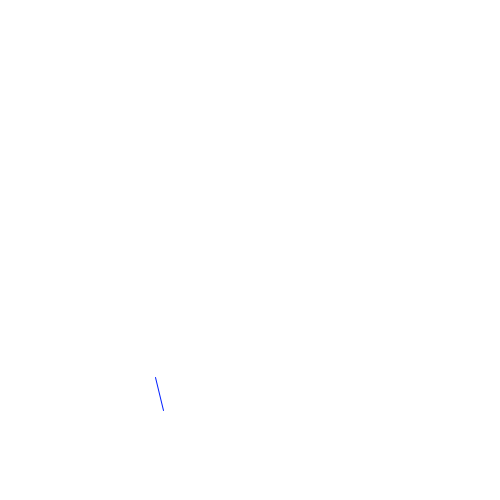
Frame 1 (no input)
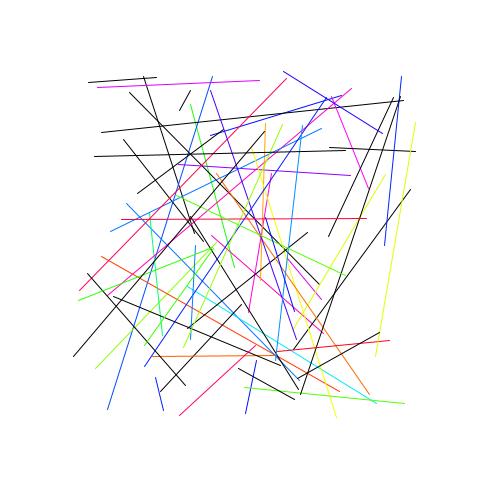
Frame 60 (the mouse pressed at the canvas centre just before this capture)
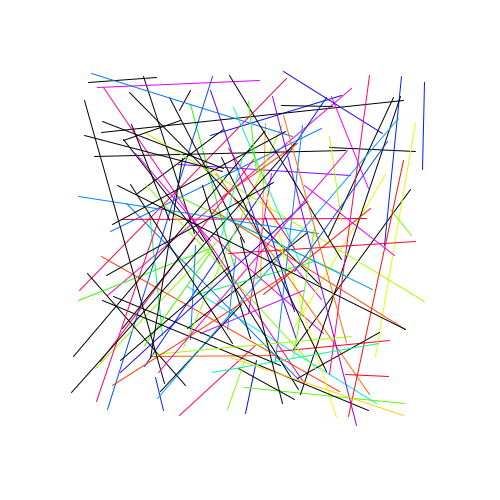
Frame 120 (the mouse held since frame 60 and released just before this capture)

The Processing sketch that drew these frames (run headless with seeded random() and noise(); from frame 60 on, the mouse is pressed at the canvas centre):

// Processing sketch: modulo_condicional
// ── modulo_condicional.pde
void setup () {
  size(500, 500);
  smooth();
  colorMode(HSB);
  background(255);
  //frameRate(1);
}

void draw() { 
  if (frameCount % 3 == 0) {
    stroke(0);
  } else {
    stroke(random(255), 255, 255);
  }
  line(random(width/7,6*width/7),random(height/7,6*height/7),
       random(width/7,6*width/7),random(height/7,6*height/7));
}
